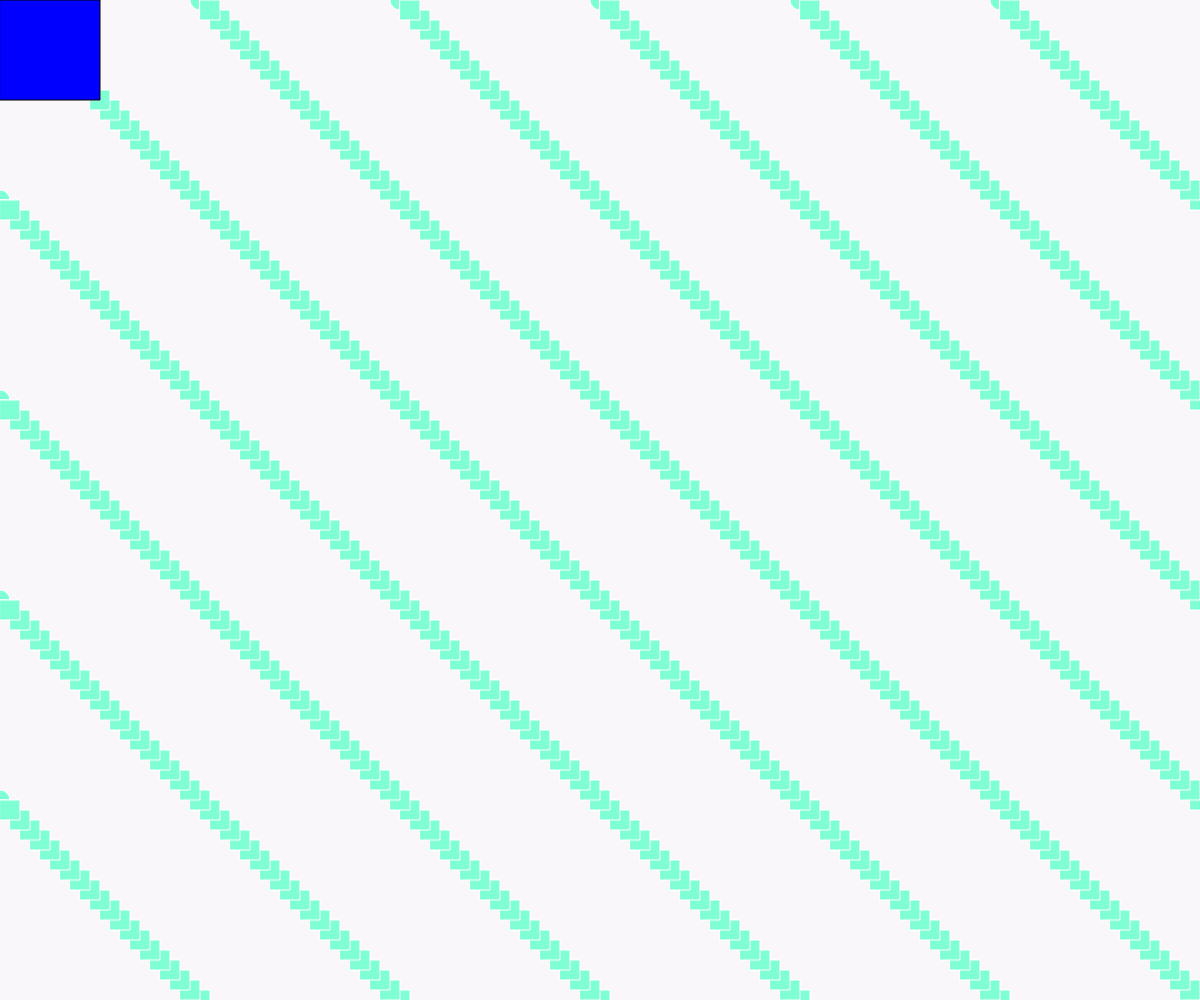
Frame 1 (no input)
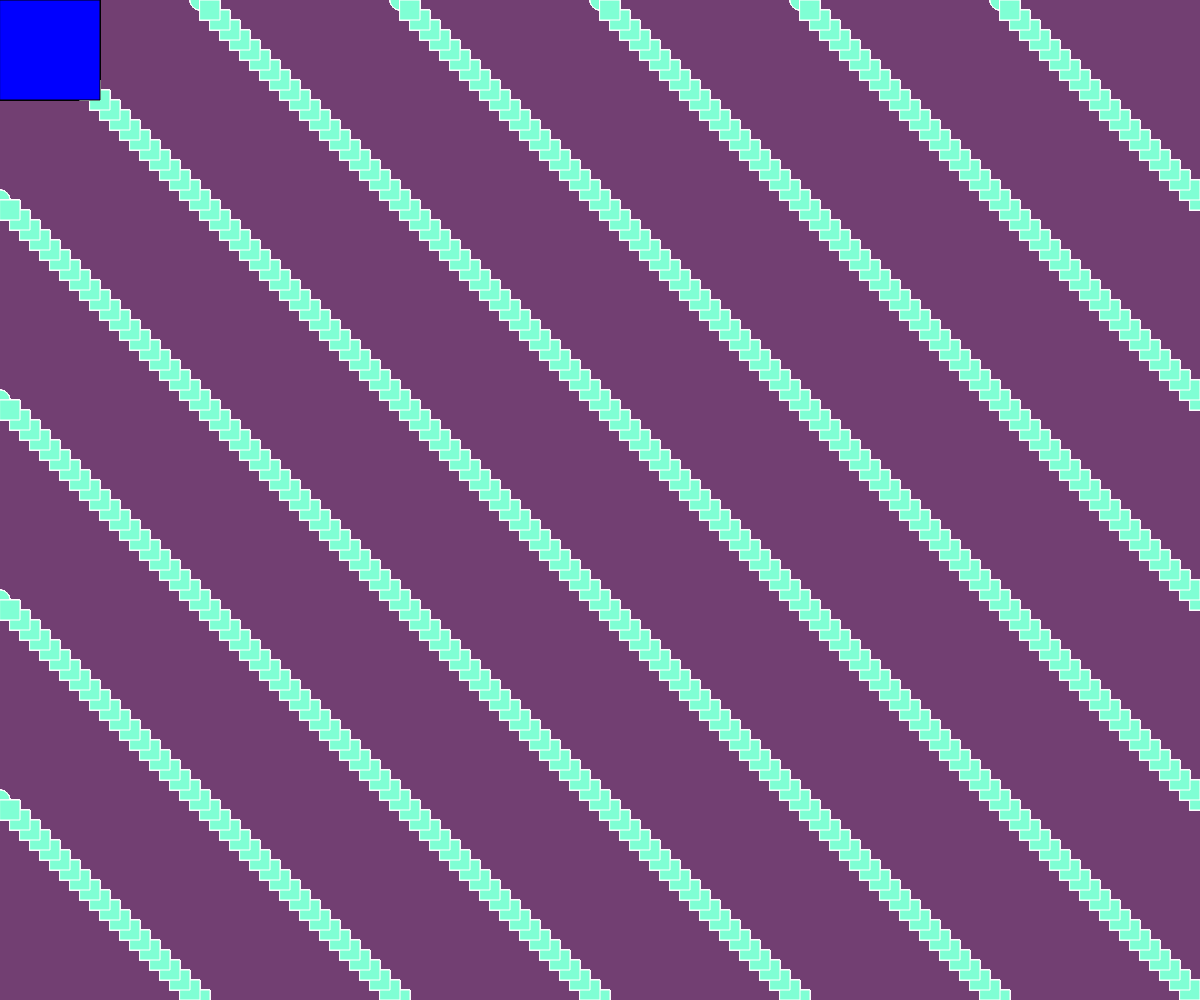
Frame 60 (no input)
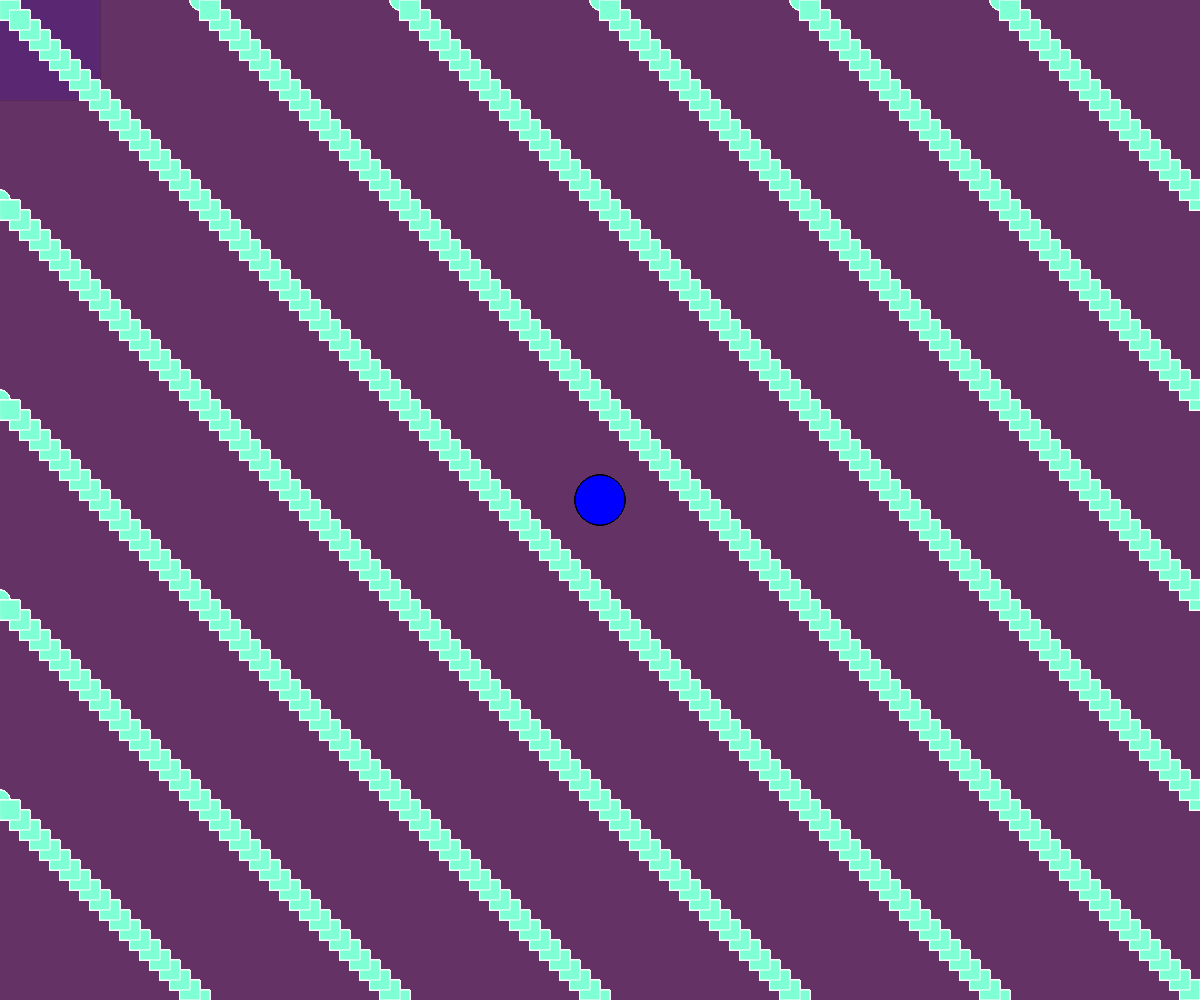
Frame 120 (the mouse pressed at the canvas centre since frame 60)

The p5.js sketch that drew these frames (run headless with seeded random() and noise() and a simulated clock; from frame 60 on, the mouse is pressed at the canvas centre):

// p5.js sketch
// ── sketch.js


function setup(){
    createCanvas(windowWidth,windowHeight);
}

function draw(){
    background (100, 60, 100,10);
    fill('aquamarine');
    stroke('white')
    for(var i = 0; i < 2000; i++){
        ellipse( (i*10)%width,(i*10)%height,20,20);
    }

    for(var i = 2000; i > 600; i--){
        rect( (i*10)%width,(i*10)%height,20,20);
    }

    fill('blue');
    stroke('black')
    if(mouseX < 250){
        rect(mouseX,mouseY,100,100);
    }else{
        ellipse(mouseX,mouseY, 50,50);
    }
}
// ── script.js
var billy; //variable declaration with no defined value

billy = 13; //variable assignment
billy = 'billy is great'; //variable reassignment
billy = "Billy says 'hello'"; //Multiple string delimiters

console.log(billy);

//keyword, expression, codeblock
if(true){
    console.log(billy);
}
//if round brakets are true, squiggly brackets will run
//if round brackets are false, squiggly brackets will not run
if(5 < 15){
    console.log('is it true?');
}

billy = "silly";
if(billy ){ //coercion change string to a boolean
    console.log("billy is silly");
}

if(billy === "silly"){ // === testing for equal value and same type
    console.log('really silly');
}

// == testing for equal value but allows for coercion 
// billy == true may work but may not depending on if it is a string or boolean or a number
// === is more reliable

//typeof operator proceeds a value name or literal value and returns the type of the value

console.log(typeof "billy"); //string
console.log(typeof 13); //number
console.log(typeof true); //boolean

if(typeof billy === "string"){
    billy = "googer"
}else{
    billy = 42;
}
console.log(billy);

////////////////////////////
// for loop 

for(var i = 0; i <10; i++){
    console.log(i);
}
console.log(i);
////////////////////////////

//function declaration
function bob(){
    console.log('i am bob')
    return "bob"
}

// function invocation
bob(); // () function invocation operator

for(var i = 0; i < 10; i++){ //start with i as 0, check if i is less than 10, if true run code block, then increase i by 1 and run again
    bob();
}

console.log( bob() );

function bailly(data){
    data = data + 100;
    return data;
}

var mydata = bailly(50);
console.log(mydata);
console.log(typeof mydata);
